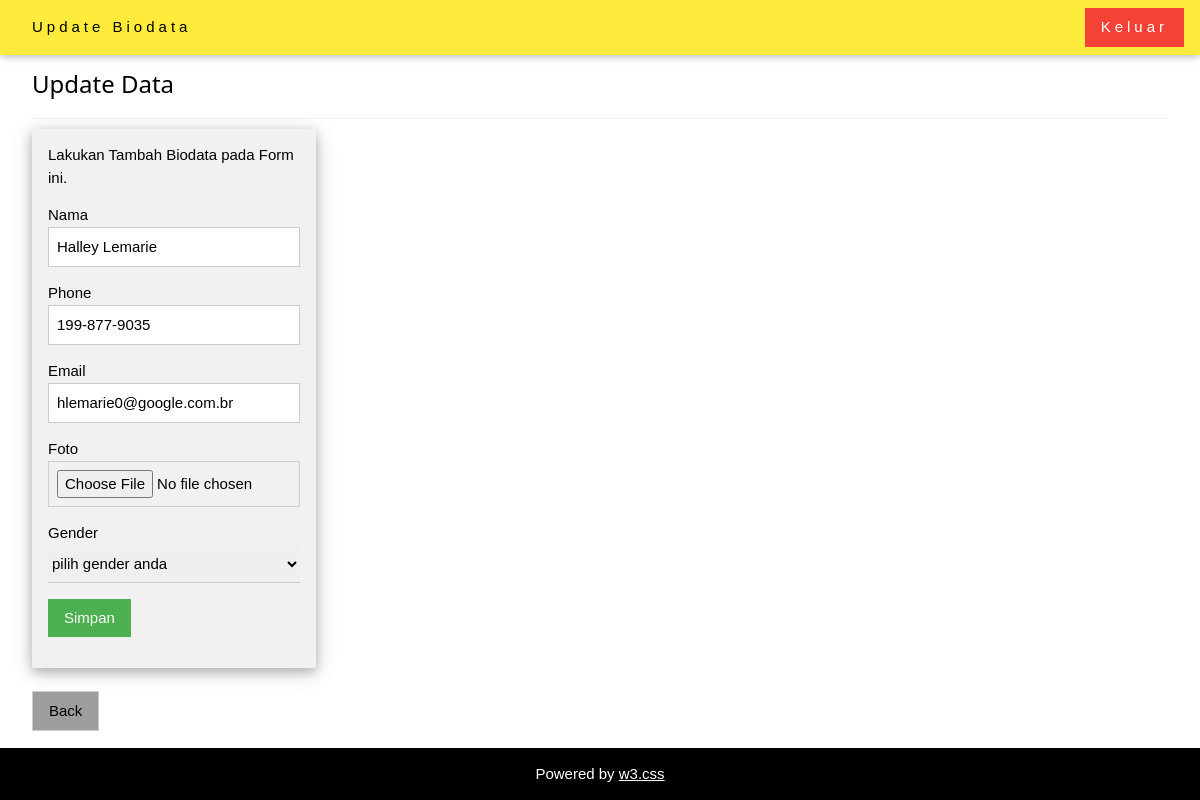
Screenshot of /updatebiodata.php?id=2 with the database file from the repository.
### tables this page shows
CREATE TABLE `biodata` (
  `id` int(11) NOT NULL,
  `nama` varchar(50) DEFAULT '0',
  `phone` varchar(50) DEFAULT '0',
  `email` varchar(50) DEFAULT '0',
  `foto` varchar(50) DEFAULT '0',
  `gender` varchar(50) DEFAULT '0'
);

### updatebiodata.php (the view, shortened to what this page needs)
<?php
  $servername = "localhost";
  $username = "root";
  $password = "";
  $db		  = "bukutamu";
  $conn = mysqli_connect($servername, $username, $password, $db);
  $id=$_GET['id'];
  $result=mysqli_query($conn,"SELECT * FROM biodata WHERE id=$id");
  if(mysqli_num_rows($result) > 0)
		{
		  $row=mysqli_fetch_assoc($result);
		}
?>
<!DOCTYPE html>
<html>
<link rel="stylesheet" href="asset/css/w3.css">
<body>
<div class="w3-top">
  <div class="w3-bar w3-yellow w3-wide w3-padding w3-card">
    <a href="#home" class="w3-bar-item w3-button">Update Biodata</a>
    <a href="logout.php" class="w3-bar-item w3-button w3-red w3-right">Keluar</a>
  </div>
</div>
<div class="w3-content w3-padding" style="max-width:1564px">
  <div class="w3-container w3-padding-32" id="contact">
    <h3 class="w3-border-bottom w3-border-light-grey w3-padding-16">Update Data</h3>
    <div class="w3-row">
      <form class="w3-container w3-col w3-card-4 w3-light-grey m3" action="ubahbiodata.php" method="post" enctype="multipart/form-data">
      <p>Lakukan Tambah Biodata pada Form ini.</p>
      <p><label>Nama</label>
      <input class="w3-input w3-border" name="nama" type="text" value="<?php echo $row['nama'];?>"></p>
      <p><label>Phone</label>
      <input class="w3-input w3-border" name="phone" type="text" value="<?php echo $row['phone'];?>"></p>
      <p><label>Email</label>
      <input class="w3-input w3-border" name="email" type="text" value="<?php echo $row['email'];?>"></p>
      <p><label>Foto </label>
      <input class="w3-input w3-border" name="filefoto" type="file"></p>
      <p><label>Gender</label>
      <select class="w3-select" name="gender">
        <option value="" disabled selected>pilih gender anda</option>
      </select>
      <input class="w3-button w3-green w3-section" type="submit" name="submit" value="Simpan">
      </form>
    </div>
    <br>
    <a href="profilbiodata.php" class="w3-button w3-border w3-gray">Back</a>
  </div>
</div>
<footer class="w3-bottom w3-center w3-black w3-padding-10">
  <p>Powered by <a href="https://www.w3schools.com/w3css/default.asp" title="W3.CSS" target="_blank" class="w3-hover-text-green">w3.css</a></p>
</footer>
</body>
</html>

### asset/css/w3.css (style rules this page uses)
*,*:before,*:after { box-sizing:inherit }
html { -ms-text-size-adjust:100%;-webkit-text-size-adjust:100% }
body { margin:0 }
article,aside,details,figcaption,figure,footer,header,main,menu,nav,section,summary { display:block }
a { background-color:transparent;-webkit-text-decoration-skip:objects }
button,input,select,textarea { font:inherit;margin:0 }
button,input { overflow:visible }
button,select { text-transform:none }
button,html [type=button],[type=reset],[type=submit] { -webkit-appearance:button }
html,body { font-family:Verdana,sans-serif;font-size:15px;line-height:1.5 }
html { overflow-x:hidden }
h3 { font-size:24px }
h1,h2,h3,h4,h5,h6 { font-family:"Segoe UI",Arial,sans-serif;font-weight:400;margin:10px 0 }
.w3-wide { letter-spacing:4px }
a { color:inherit }
.w3-btn,.w3-button { border:none;display:inline-block;padding:8px 16px;vertical-align:middle;overflow:hidden;text-decoration:none;color:inherit;background-color:inherit;text-align:center;cursor:pointer;white-space:nowrap }
.w3-btn,.w3-button { -webkit-touch-callout:none;-webkit-user-select:none;-khtml-user-select:none;-moz-user-select:none;-ms-user-select:none;user-select:none }
.w3-input { padding:8px;display:block;border:none;border-bottom:1px solid #ccc;width:100% }
.w3-select { padding:9px 0;width:100%;border:none;border-bottom:1px solid #ccc }
.w3-bar { width:100%;overflow:hidden }
.w3-bar .w3-bar-item { padding:8px 16px;float:left;width:auto;border:none;display:block;outline:0 }
.w3-bar .w3-button { white-space:normal }
.w3-container:after,.w3-container:before,.w3-panel:after,.w3-panel:before,.w3-row:after,.w3-row:before,.w3-row-padding:after,.w3-row-padding:before, .w3-cell-row:before,.w3-cell-row:after,.w3-clear:after,.w3-clear:before,.w3-bar:before,.w3-bar:after { content:"";display:table;clear:both }
.w3-col,.w3-half,.w3-third,.w3-twothird,.w3-threequarter,.w3-quarter { float:left;width:100% }
@media (min-width:601px) { .w3-col.m3,.w3-quarter { width:24.99999% } }
.w3-content,.w3-auto { margin-left:auto;margin-right:auto }
.w3-content { max-width:980px }
.w3-top,.w3-bottom { position:fixed;width:100%;z-index:1 }
.w3-top { top:0 }
.w3-bottom { bottom:0 }
.w3-container,.w3-panel { padding:0.01em 16px }
.w3-card,.w3-card-2 { box-shadow:0 2px 5px 0 rgba(0,0,0,0.16),0 2px 10px 0 rgba(0,0,0,0.12) }
.w3-card-4,.w3-hover-shadow:hover { box-shadow:0 4px 10px 0 rgba(0,0,0,0.2),0 4px 20px 0 rgba(0,0,0,0.19) }
.w3-center { text-align:center!important }
.w3-border { border:1px solid #ccc!important }
.w3-border-bottom { border-bottom:1px solid #ccc!important }
.w3-section,.w3-code { margin-top:16px!important;margin-bottom:16px!important }
.w3-padding { padding:8px 16px!important }
.w3-padding-16 { padding-top:16px!important;padding-bottom:16px!important }
.w3-padding-32 { padding-top:32px!important;padding-bottom:32px!important }
.w3-right { float:right!important }
.w3-green,.w3-hover-green:hover { color:#fff!important;background-color:#4CAF50!important }
.w3-red,.w3-hover-red:hover { color:#fff!important;background-color:#f44336!important }
.w3-yellow,.w3-hover-yellow:hover { color:#000!important;background-color:#ffeb3b!important }
.w3-black,.w3-hover-black:hover { color:#fff!important;background-color:#000!important }
.w3-grey,.w3-hover-grey:hover,.w3-gray,.w3-hover-gray:hover { color:#000!important;background-color:#9e9e9e!important }
.w3-light-grey,.w3-hover-light-grey:hover,.w3-light-gray,.w3-hover-light-gray:hover { color:#000!important;background-color:#f1f1f1!important }
.w3-border-light-grey,.w3-hover-border-light-grey:hover,.w3-border-light-gray,.w3-hover-border-light-gray:hover { border-color:#f1f1f1!important }

### rows the page displays
biodata: nama "Halley Lemarie", phone "199-877-9035", email "hlemarie0@google.com.br"
